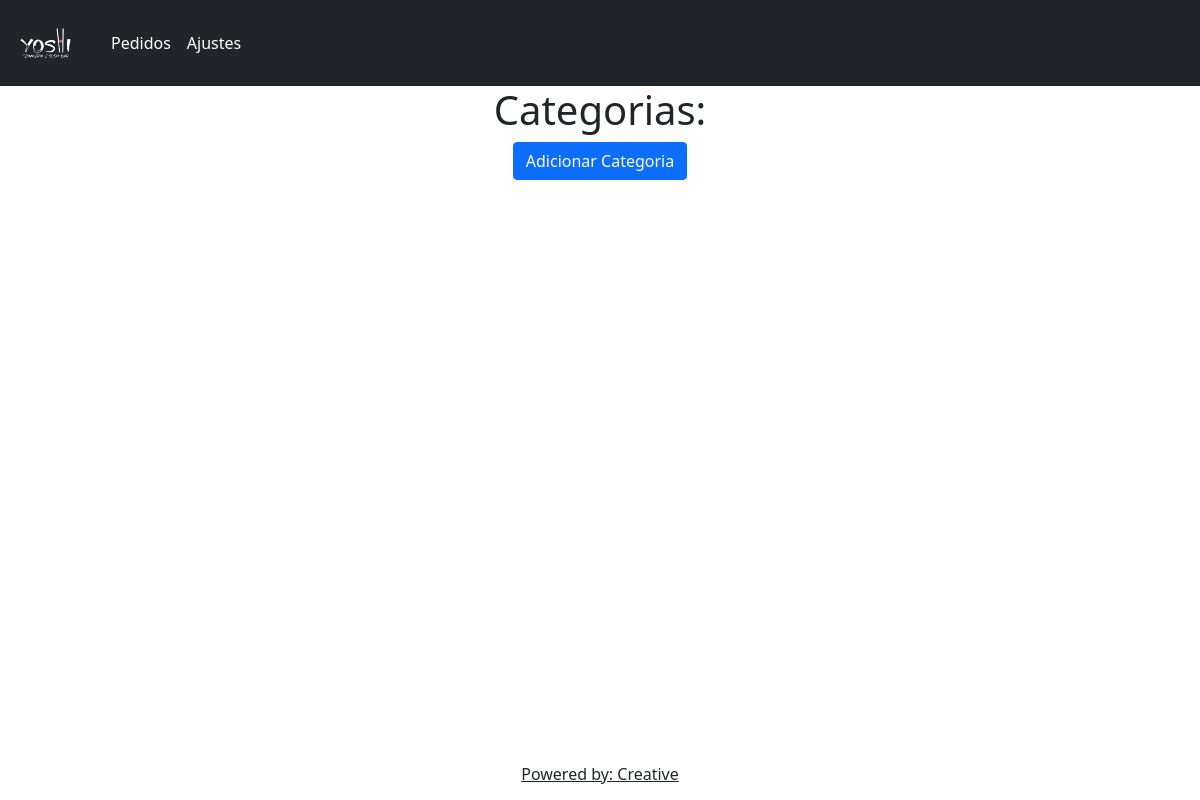
The app's page /meus_produtos/ (signed in), older data.
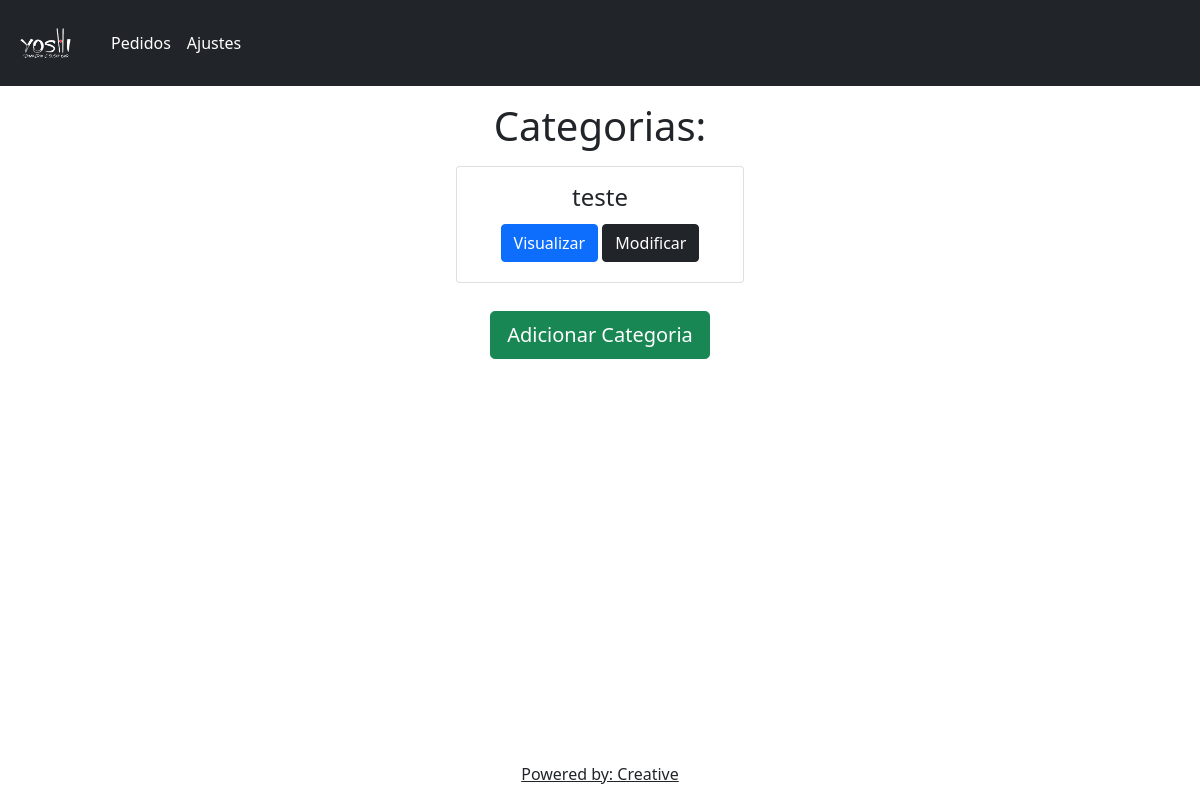
The same page, newer data.
### menu/models.py (models this page shows, shortened)
class Item_classificacao(models.Model):
    text = models.CharField(max_length=25,unique=True)
    class Meta:
        verbose_name_plural = "Categorias"

### menu/views.py (the view)
# urls.py: path('meus_produtos/',menuView, name='adm_view'),
@login_required
def menuView(request):
    user_status = get_object_or_404(User, pk=request.user.id)
    boolean_statuses = user_status.main
    categoria = Item_classificacao.objects.all()
    quantidade = 0
    for i in categoria:
        quantidade += 1
    context = {
        'categorias' : categoria, 'status': boolean_statuses,'quantidade': quantidade,
    }
    return render(request,'menu/classificacao/menu.html',context=context)

### templates/menu/classificacao/menu.html (shortened to what this page needs)
<!doctype html>
{% load static%}
<html lang="pt-br">
  <head>
    <link href="{% static '/css/bootstrap.css' %}" rel="stylesheet">
  </head>
  <body>
    {% include 'base/meus_produtos.html' %}
    <div class="container-fluid">
        {% include 'snippets/menu_snippets/categorias/menu_category_snippet.html' with instance=obj %}
    </div>
    {% if quantidade < 5 %}
    {% include 'footer/fixed_position_footer.html' %}
    {% else %}
    <div class="pt-3">
    {% include 'footer/register_white.html' %}
    {% endif %}
  </body>
</html>

### templates/snippets/menu_snippets/categorias/menu_category_snippet.html (shortened to what this page needs)
{% load static %}
{% block content %}
    {% if categorias %}
            <div class="container text-center my-3">
                <h1>Categorias:</h1>
                <div class="container">
                    <div class="row justify-content-center">
                        {% for cat in categorias %}
                        <div class="card my-2 mx-2" style="width: 18rem;">
                            <div class="card-body">
                              <h4 class="card-title">{{cat.text}}</h4>
                              <a class="btn btn-primary my-1" href="/produtos_por_categoria/{{cat.text}}/">Visualizar</a>
                              {% if status == True %}
                              <a class="btn btn-dark" href="#" role="button" id="dropdownMenuLink" data-bs-toggle="dropdown" aria-expanded="false">
                                Modificar
                                {% endif %}
                            </a>
                            </div>
                        </div>
                        {% endfor %}
                        <div class="d-flex justify-content-center my-3">
                            <ul class="list-group d-flex justify-content-center">
                                {% if status == True %}
                                <a class="btn btn-success btn-lg my-1" href="/adicionar_categoria/">Adicionar Categoria</a>
                                {% endif %}
                            </ul>
                        </div>
                    </div>
                {% else %}
                <div class="container-fluid text-center">
                <h1>Categorias:</h1>
                    <a class="btn btn-primary" href="/adicionar_categoria/">Adicionar Categoria</a>
                </div>
            </div>
    {% endif %}
{% endblock %}

Row changes from the older to the newer data that the page shows:
added Item_classificacao: text "teste"
